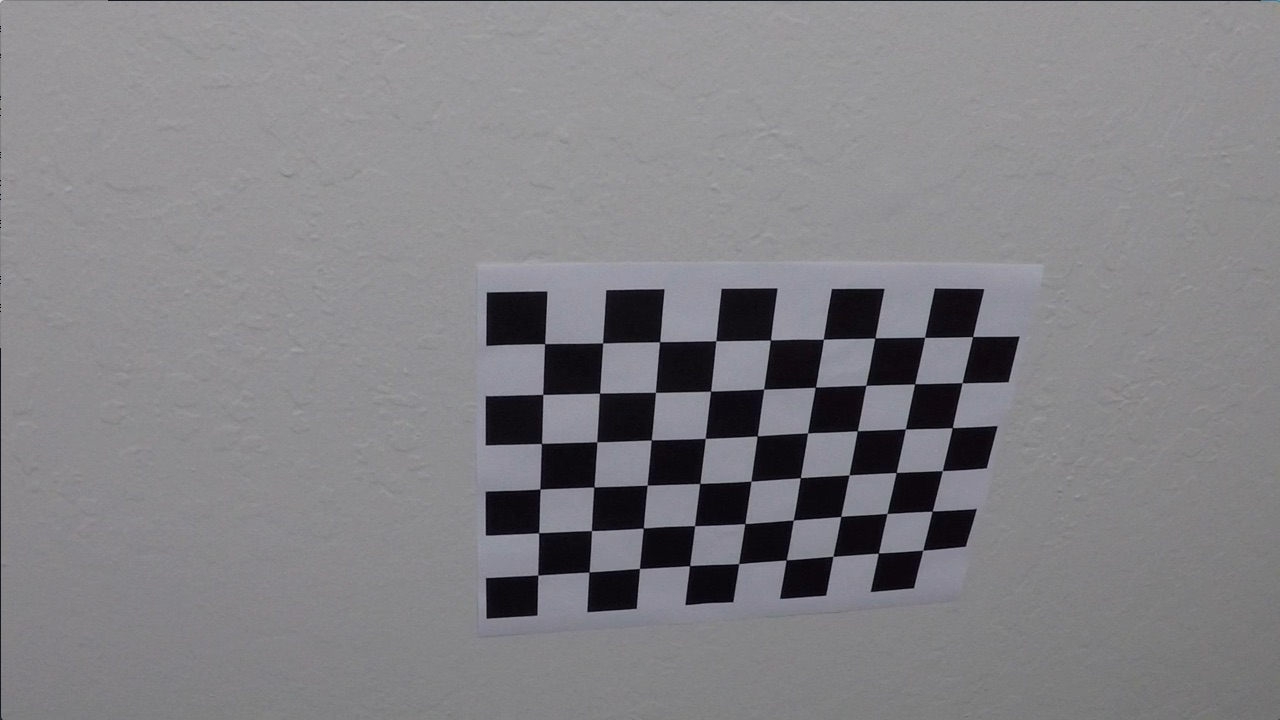
#> input picture Term1/P4-Advanced-Lane-Finding/camera_cal/calibration10.jpg, 1280 x 720 px; its folder holds only this picture in this run
$ jupyter execute --allow-errors P4-Advanced-Lane-Finding.ipynb   (older library calls are emulated)
#> lines starting #> are read from the running program, lines starting #| are printed output that depends on the picture
## Advanced Lane Finding Project

The goals / steps of this project are the following:

* Compute the camera calibration matrix and distortion coefficients given a set of chessboard images.
* Apply a distortion correction to raw images.
* Use color transforms, gradients, etc., to create a thresholded binary image.
* Apply a perspective transform to rectify binary image ("birds-eye view").
* Detect lane pixels and fit to find the lane boundary.
* Determine the curvature of the lane and vehicle position with respect to center.
* Warp the detected lane boundaries back onto the original image.
* Output visual display of the lane boundaries and numerical estimation of lane curvature and vehicle position.

## 1. Camera Calibration

[cell 1]
import numpy as np
import cv2
import glob
import matplotlib.pyplot as plt
import matplotlib.image as mpimg
import pickle

# prepare object points, like (0,0,0), (1,0,0), (2,0,0) ....,(6,5,0)
objp = np.zeros((6*9,3), np.float32)
objp[:,:2] = np.mgrid[0:9,0:6].T.reshape(-1,2)

# Arrays to store object points and image points from all the images.
objpoints = [] # 3d points in real world space
imgpoints = [] # 2d points in image plane.

# Make a list of calibration images
images = glob.glob('./camera_cal/calibration*.jpg')

# Step through the list and search for chessboard corners
for fname in images:
    img = cv2.imread(fname)
#> img is the input picture: shape (720, 1280, 3); mean B, G, R 133.1, 129.4, 130.2
    gray = cv2.cvtColor(img,cv2.COLOR_BGR2GRAY)

    # Find the chessboard corners
    ret, corners = cv2.findChessboardCorners(gray, (9,6),None)
#> ret = True; corners = 54 rows, first 8: [545.3, 343.1], [602.7, 342.8], [660.1, 341.3], [715.8, 340.7], [770.6, 340], [823.5, 339.2], [874.3, 338.5], [925.1, 337.4]

    # If found, add object points, image points
    if ret == True:
        objpoints.append(objp)
        imgpoints.append(corners)

ret, mtx, dist, rvecs, tvecs = cv2.calibrateCamera(objpoints, imgpoints, gray.shape[::-1], None, None)
#> ret = 0.68; mtx = [[1143.7, 0, 681.7], [0, 1109.2, 367.7], [0, 0, 1]]; dist = [[-0.515, 2.99, -0.00876, 0.00937, 1.41]]; rvecs = ([0.451, -0.252, 0.0361],); tvecs = ([-2.31, -0.422, 19.12],)

## 2. Show Camera Calibration Result

#> (a cell that did not finish here is left out)

## 3. Save Calibration Parameter as a pickle file

[cell 3]
para_pickle = {}
para_pickle['mtx'] = mtx
para_pickle['dist'] = dist
pickle.dump(para_pickle, open('./para_pickle.p', 'wb') )

## 4. Test Lane Finding on one Image

[cell 4]
test_img = mpimg.imread('./test_images/test1.jpg')
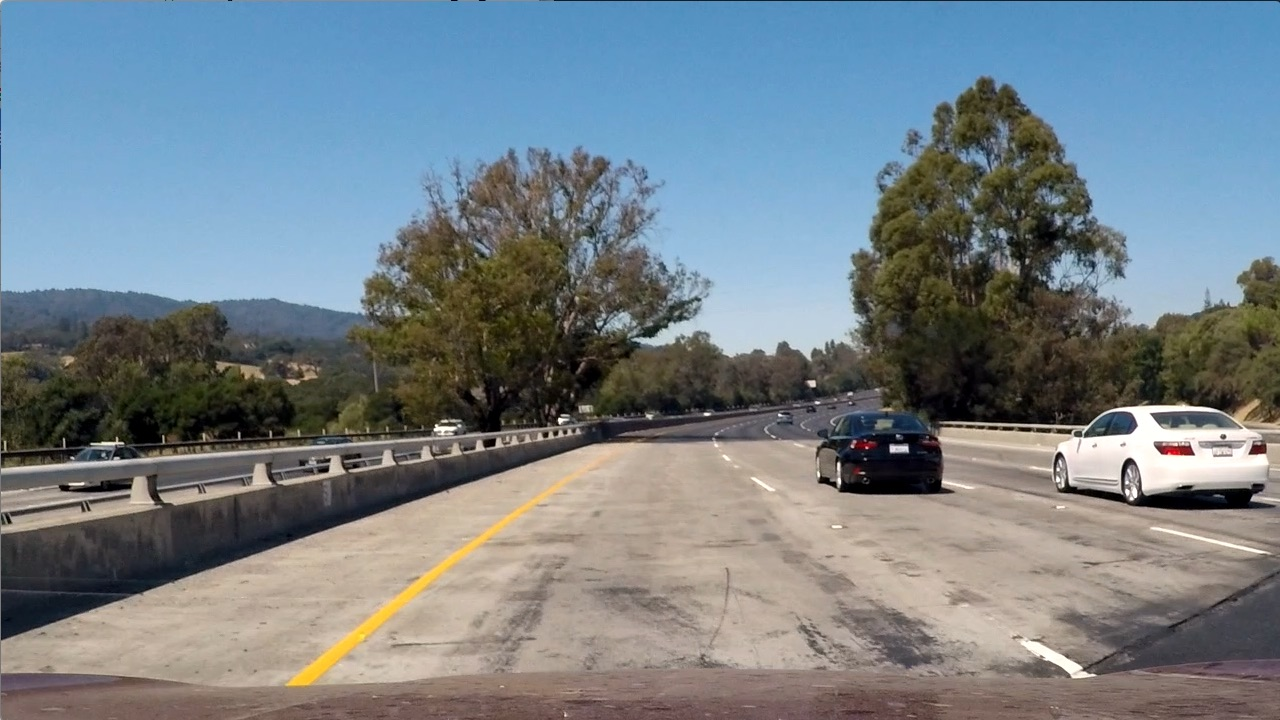
#> input picture Term1/P4-Advanced-Lane-Finding/test_images/test1.jpg, 1280 x 720 px
#> test_img is the input picture: shape (720, 1280, 3); mean R, G, B 117.5, 128.7, 135.5

with open("./para_pickle.p", mode='rb') as f:
    camera_calib = pickle.load(f)
mtx = camera_calib["mtx"]
dist = camera_calib["dist"]


test_undist= cv2.undistort(test_img, mtx, dist, None, mtx)

# Visualize undistortion
f, (ax1, ax2) = plt.subplots(1, 2, figsize=(24, 9))
f.tight_layout()
ax1.imshow(test_img)
ax1.set_title('Original Image', fontsize=50)
ax2.imshow(test_undist)
ax2.set_title('Undistorted Image', fontsize=50)
plt.subplots_adjust(left=0., right=1, top=0.9, bottom=0.)

## Perspective Transform.

[cell 5]
exp = mpimg.imread('./test_images/test2.jpg')
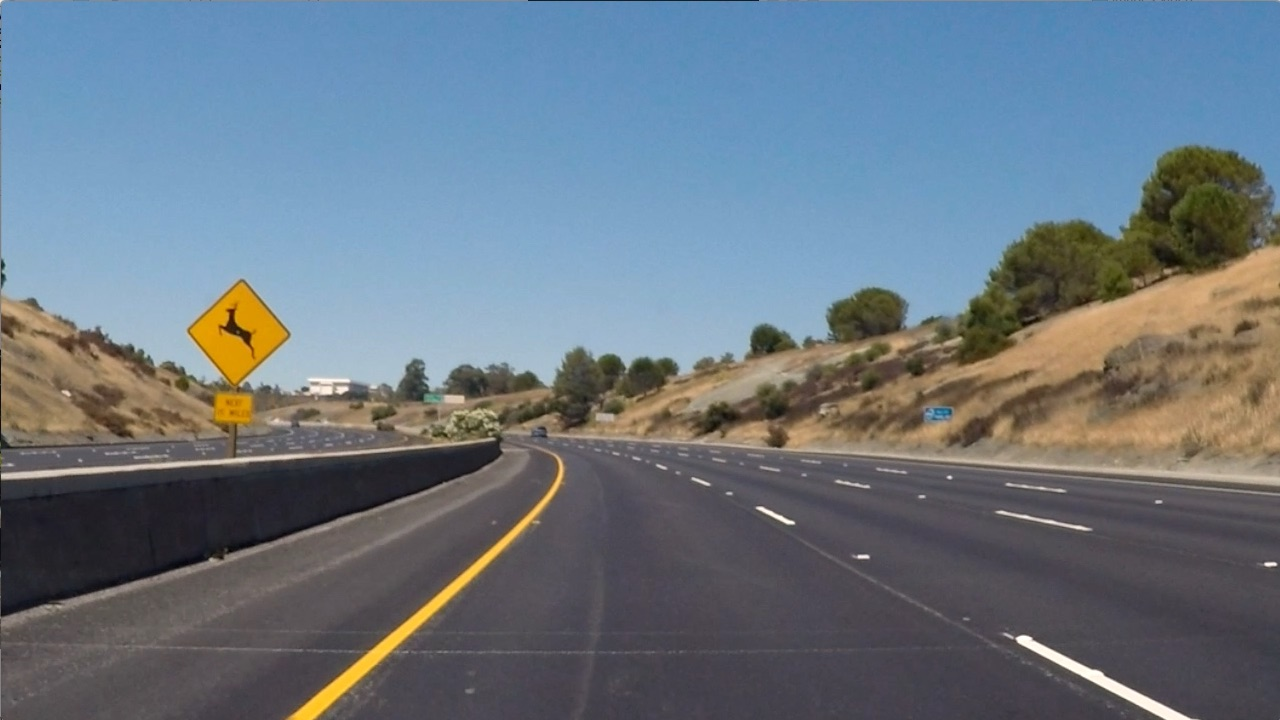
#> input picture Term1/P4-Advanced-Lane-Finding/test_images/test2.jpg, 1280 x 720 px
#> exp is the input picture: shape (720, 1280, 3); mean R, G, B 106.7, 118.8, 129.6

#source points
src = np.float32([[300,720],
                  [1100,720],
                  [730,480],
                  [580,480]])

# object points
dst = np.float32([[300,720],
                  [1100,720],
                  [1100,0],
                  [300,0]])

#undistorted
undist = cv2.undistort(exp, mtx, dist, None, mtx)

#perspective transform
img_size = (undist.shape[1], undist.shape[0])
#> img_size = (1280, 720)
M = cv2.getPerspectiveTransform(src, dst)
Minv = cv2.getPerspectiveTransform(dst, src)
warped = cv2.warpPerspective(undist, M, img_size, flags=cv2.INTER_NEAREST)

#visualize undistorted and warped pic with src points and dst points
undist_with_pts = np.copy(undist)
warped_with_pts = np.copy(warped)
cv2.polylines(undist_with_pts, np.int32([src]), True, (0, 255, 0), thickness=4)
#> undist_with_pts: shape (720, 1280, 3); mean R, G, B 92, 104.3, 112.1
cv2.polylines(warped_with_pts, np.int32([dst]), True, (0, 255, 0), thickness=4)
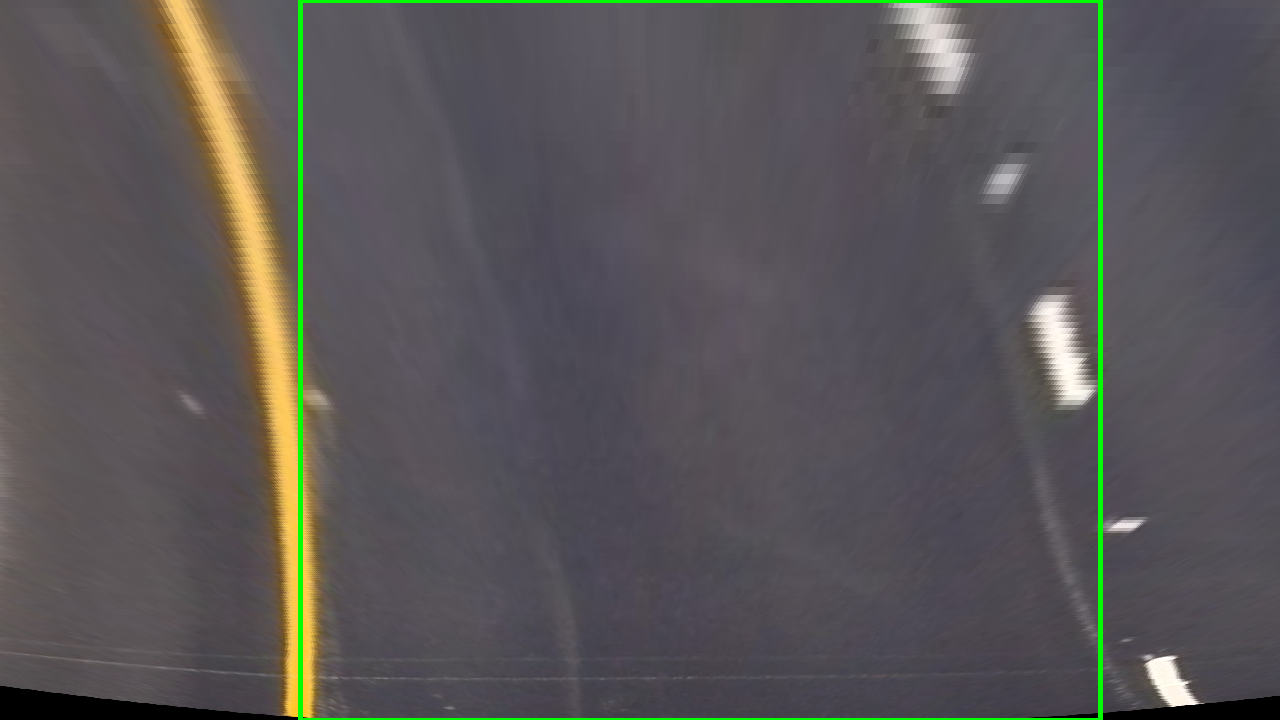
#> warped_with_pts: shape (720, 1280, 3); mean R, G, B 88.7, 86.1, 86.5

f, (ax1, ax2) = plt.subplots(1, 2, figsize=(24, 9))
f.tight_layout()
ax1.imshow(undist_with_pts)
ax1.set_title('Undistorted Image with Source Points Drawn', fontsize = 25)
ax2.imshow(warped_with_pts)
ax2.set_title('Warped Result with Dest. Points Drawn', fontsize = 25)
plt.subplots_adjust(left=0., right=1, top=0.9, bottom=0.)

## Binary Image After Sobelx and HLS Threshold

[cell 6]
gray = cv2.cvtColor(undist,cv2.COLOR_RGB2GRAY)

# Sobel x
sobelx = cv2.Sobel(gray, cv2.CV_64F, 1, 0, ksize = 5) # Take the derivative in x
abs_sobelx = np.absolute(sobelx) # Absolute x derivative to accentuate lines away from horizontal
scaled_sobel = np.uint8(255 * abs_sobelx / np.max(abs_sobelx))

# Threshold sobel operator
thresh_min = 40
thresh_max = 100
sxbinary = np.zeros_like(scaled_sobel)
sxbinary[(scaled_sobel >= thresh_min) & (scaled_sobel <= thresh_max)] = 1

# Convert to HLS color space and separate the S channel
hls = cv2.cvtColor(exp, cv2.COLOR_RGB2HLS)
#> hls: shape (720, 1280, 3); mean of channels 0, 1, 2 92.2, 117.8, 63.7
s_channel = hls[:,:,2]

# Threshold color channel
s_thresh_min = 150
s_thresh_max = 255
s_binary = np.zeros_like(s_channel)
s_binary[(s_channel >= s_thresh_min) & (s_channel <= s_thresh_max)] = 1


# Stack each channel
combined_binary = np.zeros_like(sxbinary)
combined_binary[(s_binary == 1) | (sxbinary == 1)] = 255
plt.figure(figsize = (12,5))
plt.imshow(combined_binary, cmap='gray')
plt.title('Threshold Output')
plt.show()

## Combined Binary Undistorted Image and Warped Image

[cell 7]
binary_undist = cv2.undistort(combined_binary, mtx, dist, None, mtx)

#perspective transform
img_size = (combined_binary.shape[1], combined_binary.shape[0])
M = cv2.getPerspectiveTransform(src, dst)
binary_warped = cv2.warpPerspective(binary_undist, M, img_size, flags=cv2.INTER_NEAREST)


#visualize undistorted and warped pic with src points and dst points
f, (ax1, ax2) = plt.subplots(1, 2, figsize=(24, 9))
f.tight_layout()
ax1.imshow(binary_undist, cmap='gray')
ax1.set_title('Undistorted Image', fontsize=25)
ax2.imshow(binary_warped, cmap='gray')
ax2.set_title('Warped Perspective', fontsize=25)
plt.subplots_adjust(left=0., right=1, top=0.9, bottom=0.)

## Find Peaks in a Histogram

[cell 8]
histogram = np.sum(binary_warped[binary_warped.shape[0]//2:,:], axis=0)
plt.show()
plt.plot(histogram)
#> figure, not shown here; curve peaks at x = 291, y = 90922

[cell 9]
# Create an output image to draw on and visualize the result
out_img = np.dstack((binary_warped, binary_warped, binary_warped))


# Find the peak of the left and right halves of the histogram
# These will be the starting point for the left and right lines
midpoint = np.int(histogram.shape[0]//2)
leftx_base = np.argmax(histogram[:midpoint])
rightx_base = np.argmax(histogram[midpoint:]) + midpoint

# HYPERPARAMETERS
# Choose the number of sliding windows
nwindows = 9
# Set the width of the windows +/- margin
margin = 100
# Set minimum number of pixels found to recenter window
minpix = 50

# Set height of windows - based on nwindows above and image shape
window_height = np.int(binary_warped.shape[0]//nwindows)
# Identify the x and y positions of all nonzero pixels in the image
nonzero = binary_warped.nonzero()
nonzeroy = np.array(nonzero[0])
nonzerox = np.array(nonzero[1])
# Current positions to be updated later for each window in nwindows
leftx_current = leftx_base
rightx_current = rightx_base

# Create empty lists to receive left and right lane pixel indices
left_lane_inds = []
right_lane_inds = []

# Step through the windows one by one
for window in range(nwindows):
    # Identify window boundaries in x and y (and right and left)
    win_y_low = binary_warped.shape[0] - (window+1)*window_height
    win_y_high = binary_warped.shape[0] - window*window_height
    win_xleft_low = leftx_current - margin
    win_xleft_high = leftx_current + margin
    win_xright_low = rightx_current - margin
    win_xright_high = rightx_current + margin

    # Draw the windows on the visualization image
    cv2.rectangle(out_img,(win_xleft_low,win_y_low), (win_xleft_high,win_y_high),(0,255,0), 2)
    cv2.rectangle(out_img,(win_xright_low,win_y_low), (win_xright_high,win_y_high),(0,255,0), 2)

    # Identify the nonzero pixels in x and y within the window #
    good_left_inds = ((nonzeroy >= win_y_low) & (nonzeroy < win_y_high) &
    (nonzerox >= win_xleft_low) &  (nonzerox < win_xleft_high)).nonzero()[0]
    good_right_inds = ((nonzeroy >= win_y_low) & (nonzeroy < win_y_high) &
    (nonzerox >= win_xright_low) &  (nonzerox < win_xright_high)).nonzero()[0]

    # Append these indices to the lists
    left_lane_inds.append(good_left_inds)
    right_lane_inds.append(good_right_inds)

    # If you found > minpix pixels, recenter next window on their mean position
    if len(good_left_inds) > minpix:
        leftx_current = np.int(np.mean(nonzerox[good_left_inds]))
    if len(good_right_inds) > minpix:
        rightx_current = np.int(np.mean(nonzerox[good_right_inds]))

# Concatenate the arrays of indices (previously was a list of lists of pixels)
left_lane_inds = np.concatenate(left_lane_inds)
right_lane_inds = np.concatenate(right_lane_inds)


# Extract left and right line pixel positions
leftx = nonzerox[left_lane_inds]
lefty = nonzeroy[left_lane_inds]
rightx = nonzerox[right_lane_inds]
righty = nonzeroy[right_lane_inds]

plt.show()
plt.imshow(out_img)

[cell 10]
left_fit = np.polyfit(lefty, leftx, 2)
#> left_fit = [-0.000323, 0.41, 169.6]
right_fit = np.polyfit(righty, rightx, 2)
#> right_fit = [-0.000181, 0.46, 912.6]

# Generate x and y values for plotting
ploty = np.linspace(0, binary_warped.shape[0]-1, binary_warped.shape[0] )

left_fitx = left_fit[0]*ploty**2 + left_fit[1]*ploty + left_fit[2]
right_fitx = right_fit[0]*ploty**2 + right_fit[1]*ploty + right_fit[2]
#> right_fitx = 720 values from 912.6 to 1150.2


## Visualization ##
# Colors in the left and right lane regions
out_img[lefty, leftx] = [255, 0, 0]
out_img[righty, rightx] = [0, 0, 255]

## Plots the left and right polynomials on the lane lines
left_pts = np.transpose(np.vstack((left_fitx, ploty))).astype(np.int32)
right_pts = np.transpose(np.vstack((right_fitx, ploty))).astype(np.int32)

cv2.polylines(out_img, np.int32([left_pts]), False, (255, 255, 0), thickness=5)
cv2.polylines(out_img, np.int32([right_pts]), False, (255, 255, 0), thickness=5)

plt.show()
plt.title('Identified Lane-line Px. and Fitted Poly')
plt.imshow(out_img)

## Highlight Lane Area

[cell 11]
for i in range(binary_warped.shape[0]):
    left = left_fit[0] * i**2 + left_fit[1] * i + left_fit[2]
    right = right_fit[0] * i**2 + right_fit[1] * i + right_fit[2]
    out_img[i][int(left):int(right)] = [0, 255, 0]

plt.show()
plt.imshow(out_img)

[cell 12]
Minv = cv2.getPerspectiveTransform(dst, src)
lane_lines = cv2.warpPerspective(out_img, Minv, (1280, 720), flags=cv2.INTER_LINEAR)
combined_img = cv2.add(lane_lines, undist)
plt.show()
plt.imshow(combined_img)

## Calculate Curvature in Real World

[cell 13]
# Define conversions in x and y from pixels space to meters
ym_per_pix = 30/720 # meters per pixel in y dimension
xm_per_pix = 3.7/700 # meters per pixel in x dimension

# Fit new polynomials to x,y in world space
left_fit_cr = np.polyfit(ploty*ym_per_pix, left_fitx*xm_per_pix, 2)
#> left_fit_cr = [-0.000982, 0.0521, 0.896]
right_fit_cr = np.polyfit(ploty*ym_per_pix, right_fitx*xm_per_pix, 2)
#> right_fit_cr = [-0.00055, 0.0584, 4.82]

# Define y-value where we want radius of curvature
# We'll choose the maximum y-value, corresponding to the bottom of the image
y_eval = np.max(ploty)

# Calculation of R_curve (radius of curvature)
left_curverad = ((1 + (2*left_fit_cr[0]*y_eval*ym_per_pix + left_fit_cr[1])**2)**1.5) / np.absolute(2*left_fit_cr[0])
right_curverad = ((1 + (2*right_fit_cr[0]*y_eval*ym_per_pix + right_fit_cr[1])**2)**1.5) / np.absolute(2*right_fit_cr[0])
lane_center = (left_fitx[-1]+right_fitx[-1])/2
center_diff = (640-lane_center)*xm_per_pix
curverad = (left_curverad + right_curverad)/2

[cell 14]
cv2.putText(combined_img, 'Radius of Curvature = %d(m)' % curverad, (50, 50), cv2.FONT_HERSHEY_SIMPLEX, 1, (255,255,255), 2)
cv2.putText(combined_img, 'Vehilce is %.2f m left of center' % center_diff, (50, 100), cv2.FONT_HERSHEY_SIMPLEX, 1, (255,255,255), 2)
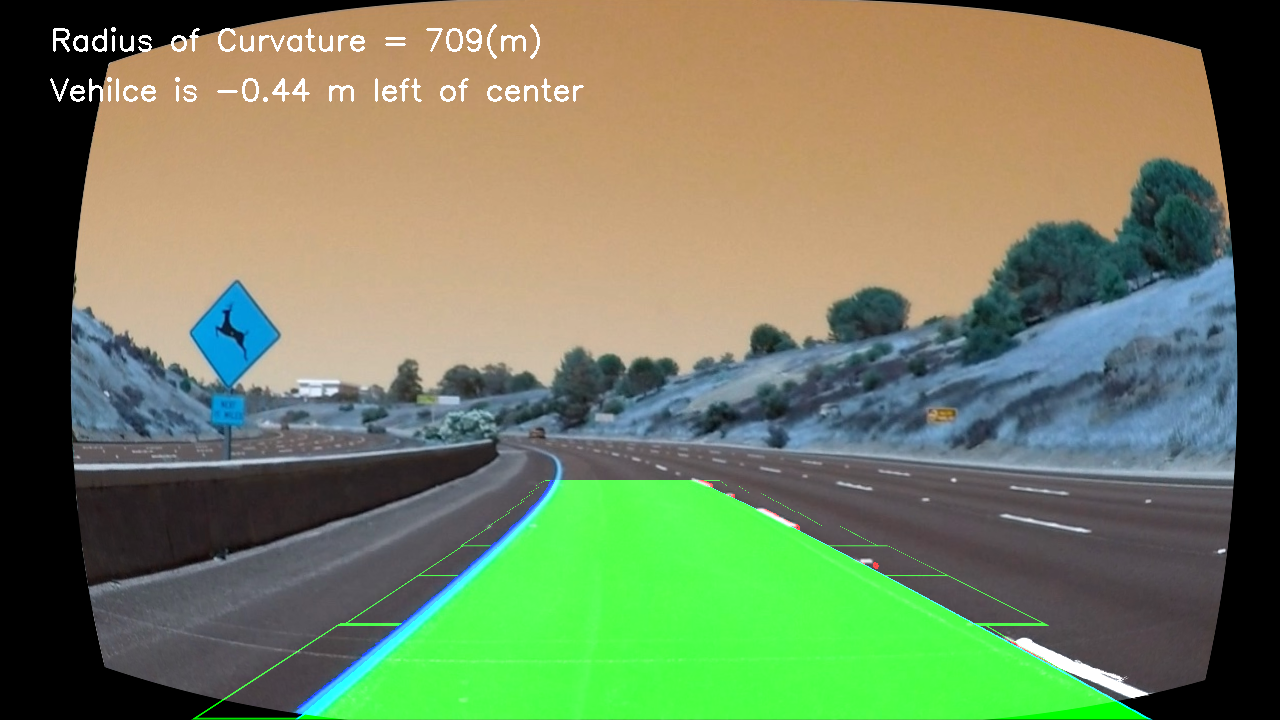
#> combined_img: shape (720, 1280, 3); mean of channels 0, 1, 2 94.2, 127.6, 113.4; drawn as B, G, R

plt.show()
plt.figure(figsize = (12,4))
plt.imshow(combined_img)
